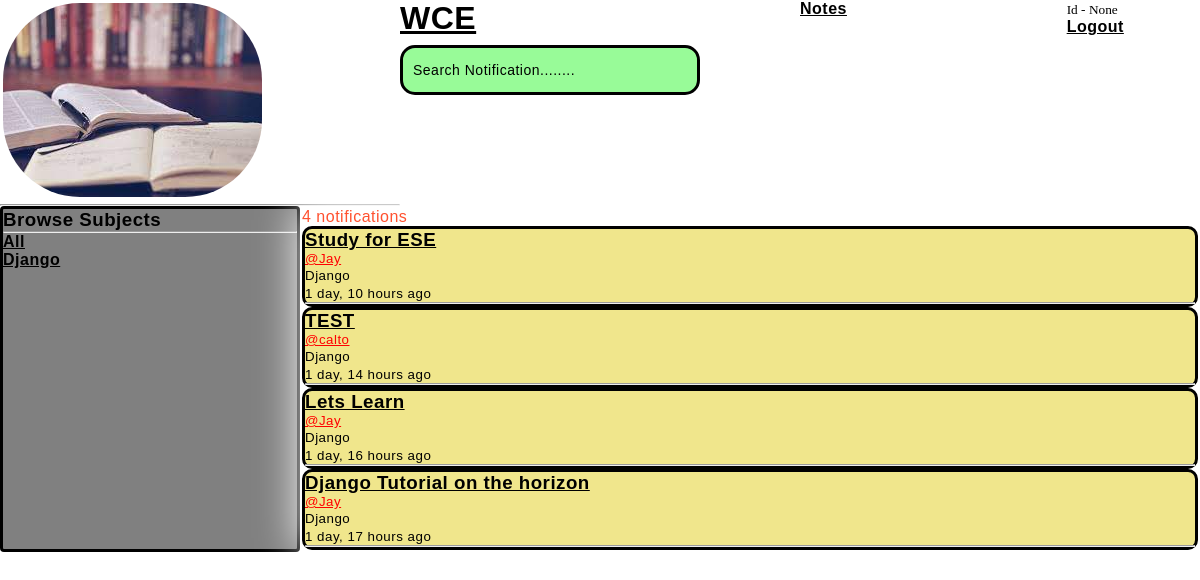
Before: /home/ with the older database file.
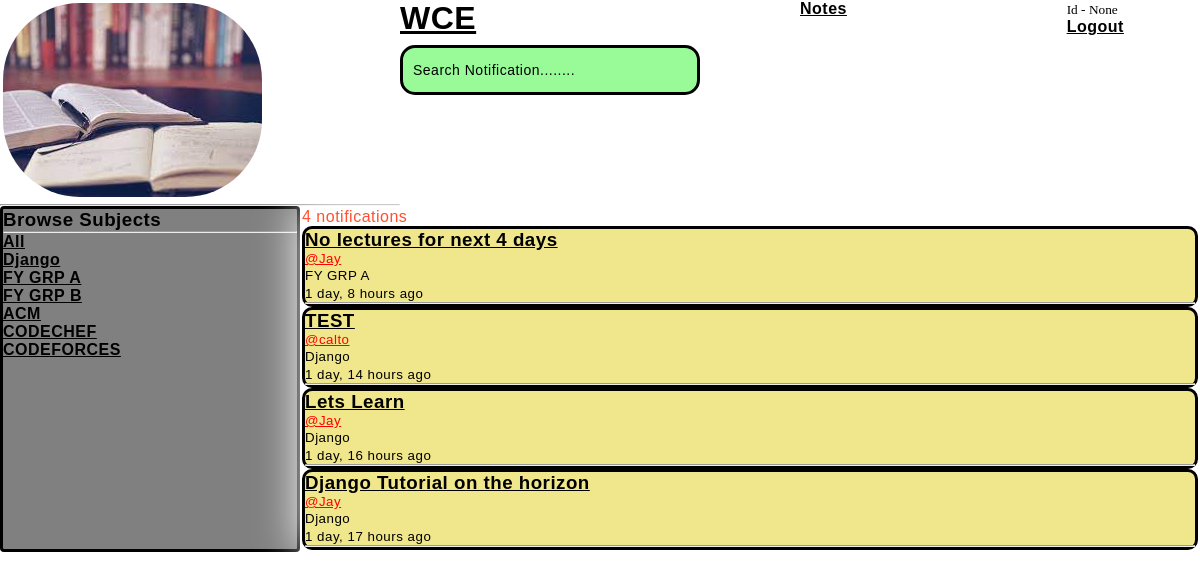
After: the same page with the newer database file.
### base/models.py (models this page shows, shortened)
class Topic(models.Model):
    name = models.CharField(max_length = 200)

class Notification(models.Model):
    host = models.ForeignKey(User, on_delete = models.CASCADE)
    topic = models.ForeignKey(Topic, on_delete = models.CASCADE)
    title = models.CharField(max_length=200)
    description = models.TextField(null = True, blank=True)
    updates = models.DateTimeField(auto_now = True)
    created = models.DateTimeField(auto_now_add = True)
    class Meta:
        ordering = ['-updates', '-created']

### base/views.py (the view)
# urls.py: path('home/', views.home, name = "home"),
def home(request):
    q = request.GET.get('q')
    if q == None:
        q = ''
    notifications = Notification.objects.filter(
        Q(topic__name__icontains = q) |
        Q(title__icontains = q) |
        Q(description__icontains = q)
    )
    number_notifications = notifications.count()
    topics = Topic.objects.all()
    context = {'notifications' : notifications, 'topics' : topics, 'number_notifications' : number_notifications, 'page' : 'home'}
    return render(request, 'base/home.html', context)

### base/templates/base/home.html
{% extends 'main.html' %}
{% block content %}
<div class = "home-container">
        {% include 'base/topics_component.html' %}
    {% include 'base/feed_component.html' %}
</div>
{% endblock %}

### base/templates/base/topics_component.html
<div class="browse-sub">
<h3>Browse Subjects</h3>
        <hr>
        <div>
            <a href="{% url 'home' %}" ><h4> All</h4> </a>
        </div>
        {% for topic in topics %}
        <div>
            <a href="{% url 'home' %}?q={{topic.name}}" ><h4> {{topic.name}} </h4></a>
        </div>
        {% endfor %}
</div>

### base/templates/base/feed_component.html (shortened to what this page needs)
<div class="feed">
    <h4>{{number_notifications}} notifications</h4>
    <div>
        {% for notification in notifications %}
            <div class = 'feed-block'>
                <h3><a href= "{% url 'notification' notification.id %}" >{{notification.title}}</a></h3>
                <h5><a href="{% url 'user-profile' notification.host.id %}" class="user-name"> @{{ notification.host.username }}</a></h5>
                <small> {{ notification.topic.name }} </small>
                <br>
                <small>{{notification.created|timesince}} ago</small>
                <hr>
            </div>
        {% endfor %}
    </div>
</div>

Changed rows visible on the page:
removed Notification: title "Study for ESE", host.username "Jay", topic.name "Django", created "1 day, 10 hours"
added Topic: name "FY GRP A"
added Topic: name "FY GRP B"
added Topic: name "ACM"
added Topic: name "CODECHEF"
added Topic: name "CODEFORCES"
added Notification: title "No lectures for next 4 days", host.username "Jay", topic.name "FY GRP A", created "1 day, 8 hours"
